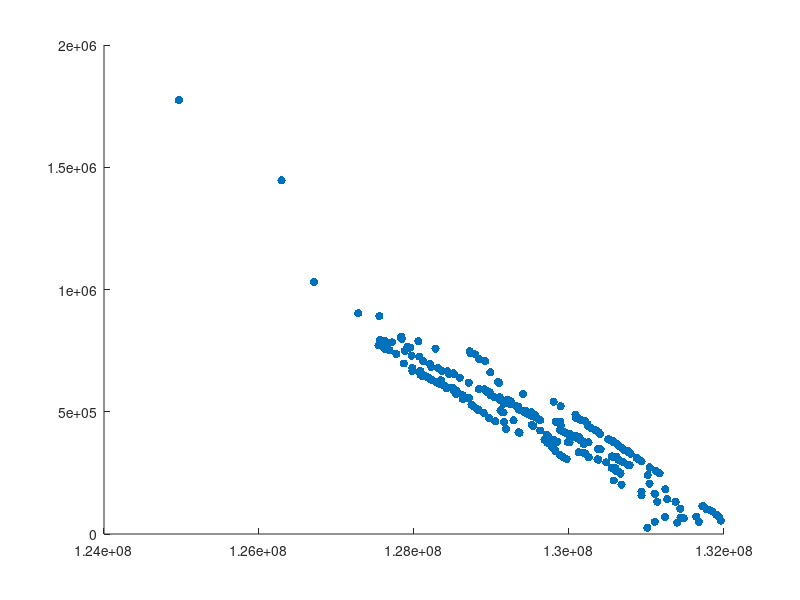

Here is the MATLAB script that generated this plot:


%%%%CCT policy

X5=[129684209.461243
129688015.143852
130935206.110410
129688015.143852
130576789.209286
129762358.786347
127841779.286662
129348553.601994
128420001.626443
130576789.209286
129348898.322008
131009842.504169
129688015.143852
129162107.498094
129691664.796918
128343588.616228
128823353.763608
130935203.022831
130553878.735984
129687955.369465
130576789.209286
129691664.796918
127841855.951053
127841779.286662
128354213.405985
128773828.131464
129348898.322008
128828076.324028
130576789.209286
129968386.697445
130576788.727830
129687506.496158
129687955.369465
128767409.220633
129691664.796918
129812499.696958
128767412.727355
128768307.379744
129691664.796918
129762358.786347
128524239.156904
130554374.010206
129686219.733710
130678814.241210
128080237.796167
129186019.705383
130935206.110410
127841896.378243
130578704.191142
129822512.793495
129723792.370494
127842571.913502
129968385.324409
128826454.626916
130935693.622122
128518500.228927
129693689.769516
129688016.020517
128826345.051910
129187269.925135
128522502.115447
129187723.893775
127835897.780434
128352274.301762
128343588.616228
128742215.308079
128543482.460941
129687955.369465
128056129.980272
127835933.901087
129688016.020517
130935226.172278
128898837.961530
128769687.085053
128524239.156904
129781040.374595
129187634.483718
127841896.378243
129688015.143852
130576789.209286
128968619.411258
127835983.196914
128814134.844830
129361941.952675
128895878.952262
129046515.551715
128626996.007133
129762358.786347
126708668.559962
130935206.110410
128766055.925544
124966838.443570
130678814.241210
127279922.666874
129917515.452006
130935693.622122
126289863.145884
129885841.370294
129968385.324409
128741988.101332];

X1=[130636933.170391
131242656.596668
128919137.244222
129405248.332553
130636933.170391
130376014.027991
130082868.963405
130269374.867943
130636933.170391
131789960.024688
130566966.790090
131780389.755852
130872002.271395
130760503.794453
130792341.677766
131789960.024688
130872002.271395
130769741.225466
131960583.841683
130127719.654836
131041065.688478
128984064.672407
130871971.154634
130936669.212095
130633439.147787
130085624.017290
130763668.269068
131169870.922907
131794754.310594
130271122.460747
131780389.755852
128919137.244222
129085008.460876
128787281.173755
129405248.332553
130871971.154634
130570028.475064
128984064.672407
131781136.555732
131042003.339888
129085008.460876
130346294.052042
128718617.147498
130535542.806469
128984064.672407
130241508.121045
129097476.828402
130206036.278505
131789960.024688
130628101.476210
131904203.776541
130093678.149993
130158173.499227
130788596.161946
130399900.317312
130684731.065925
130636933.170391
130236537.767390
131780389.755894
131123648.304373
130872009.564386
131901510.977747
130362102.455010
131242571.809795
128919137.244222
131844494.663973
128718617.147498
130875954.095591
131721932.219724
131730762.321783
130636933.170391
128729058.330097
129802845.573236
130885880.291561
130271097.604550
128915271.654802
130129215.838567
129891441.239896
131932262.138505
130127714.168462
131266100.201224
128278870.187441
128729058.330097
130345522.304074
130129204.155326
130885880.291561
130696158.947123
130706400.788866
130785411.230122
130665064.501684
130636933.170391
130505237.952602
130886346.391335
130788612.045349
130279544.049387
130158171.552138
130566909.136694
130158305.925086
128836587.939984
130598195.648980];

X2=[129577956.038981
130035671.889272
131674988.587793
131239155.696720
130035671.020908
129577956.038981
129569182.875778
129577956.306717
129577956.038981
127563407.742741
129469089.194750
130701112.263412
129501672.645446
130692234.965748
129569182.875778
129577743.786865
129250087.460500
129442315.122190
129569182.875778
130758622.817643
129250169.229497
130580162.569265
130640446.678812
131239155.696720
131015483.581651
128509606.318221
127561450.663238
129352884.417158
129247439.146155
129577953.093888
128360974.973284
129577743.786865
129569182.875778
129577760.924645
131437605.718153
129577956.038981
129537123.572230
129577955.503510
129513192.586355
127880120.044160
130701057.583326
129906256.615213
130139429.491960
130654171.776650
129469091.510453
130019006.136726
129577760.924645
129577195.377892
130104338.320256
129440101.830298
130127777.246472
129577743.786865
130694361.083635
130700773.871113
129885165.141405
127564386.277224
128506526.759496
130703733.911806
130689769.096830
128515406.804064
129577606.684623
130703660.313188
129352884.417158
130373893.874621
129577760.924645
130758622.817643
129206423.794896
129568969.241713
129952231.476873
130192551.631274
130654166.154815
130654171.776650
130701057.583326
127715670.551450
130152758.326574
130576204.485725
130101895.193623
129469110.036071
129349379.109839
131481551.769027
130700773.871113
130692195.578498
130380826.837559
130701397.910127
130192551.631274
129577195.377892
127625761.837709
130759979.571521
130651935.632667
129577760.924645
129577956.038981
129537123.572230
129917392.261814
129250169.229497
129578579.666058
130758589.079547
130701149.583316
131448324.238598
129996861.280225
129419145.818135];


X3=[128928801.827516
127678799.850460
128706277.684300
129889015.844492
129105650.286622
129566335.243150
127948076.416684
128452044.743803
130149850.101286
128115352.614460
128977798.154085
128115335.395929
127969730.380367
131395694.768117
129105373.587274
128918667.800617
129890342.199475
129320946.476582
127969730.380367
131108140.094990
127917399.014005
128939232.966204
128835976.627116
129888689.281242
128115354.836206
129629598.982425
130249614.878172
129034617.887681
129891023.036988
129512734.585747
129620045.578902
130250747.424209
130636659.759675
130249614.878172
128207953.487313
128919799.799937
129105373.587273
129980857.224805
129578993.154422
129324253.093996
130613792.320633
130091780.839124
129888689.281242
130636561.205372
129586123.075605
128931054.629733
130636489.708010
129830128.702722
130191116.017968
128122211.392446
129980288.653655
129103133.568161
128706277.684300
128938137.273745
130250033.880571
129107119.037407
128706277.684300
129895348.407304
130554720.874374
128315789.285472
130408073.460708
130780603.995357
129887048.617272
129982435.854637
130637405.767661
129156667.647118
128928801.827516
130249614.325171
128928801.827516
129981142.065617
129361314.812581
128429422.559732
130636561.205372
128222190.266834
129246032.388586
128309929.630444
128592223.112840
128988975.425987
128066396.943296
127949470.131925
127969730.380367
128835976.627116
127969725.936868
129436606.869151
130134298.553453
129620046.687021
130250034.985929
127554333.145916
129107000.881929
127969730.380367
129100894.458634
128935952.457280
129344197.497158
130191080.114882
130782596.115756
128909121.604724
130249614.878172
130017350.347593
131395694.768117
129566335.243150];

X4=[129984277.091443
131036970.373033
128177059.132837
128088896.816846
128709651.634948
129154215.400940
130379340.001395
129519809.909928
128400029.650276
128503316.998578
128108107.076450
130644930.813470
130478820.544070
128630927.663833
128177091.207792
129714003.466198
128309611.526900
129519805.815414
131434365.797842
128186041.334918
129533705.420173
130257035.883783
127683694.232124
129984277.091443
131108841.412695
131138375.382325
127977401.556649
128177091.207792
128069727.410436
131374755.128526
130599534.209833
130367382.006532
131103336.598466
129533748.998623
128069727.410436
130192163.021083
128281143.097027
128702905.531256
128154191.874323
128709550.977977
128177060.347797
128238661.899149
128089220.290392
128206483.045511
129154215.400940
131374755.128526
130593888.735869
130660360.138904
131374755.128526
129626142.071602
128238661.899149
128702100.176040
128174571.865821
129984271.117418
129734764.573482
127574330.498435
128309123.614185
129727939.279931
129534886.511229
128369809.095813
130663813.602431
128400029.650276
130176849.434765
127606689.098025
130660119.139332
128333261.771857
127635470.051270
130603997.837817
129713895.768927
127772765.879910
128154191.874323
129984062.026539
131103336.598466
127542573.861980
129846061.023928
128238661.899149
128550812.727258
128309611.526900
129116236.034889
130208569.825898
128328613.843020
129537297.773004
129984062.026539
127870103.174541
129849298.547624
130006288.875484
130192036.522356
130192163.021083
128069727.410436
127976983.394790
128457122.761137
129805331.614320
129283766.227733
128238663.035193
131641918.578511
130196118.041466
130600875.803295
129135371.452024
130124805.244274
128503316.998578];



%%%%%%%%%%%%%%%%%%%%%%%%%%%%%%%%%%%%%%%%%%%%%%%%%%%%%%%%%%%%
Y5=[385283.451695329
383767.901132959
172469.443466977
383767.901132959
268224.201079264
364802.322060748
798012.573088942
416044.529538058
596466.888052286
268224.201079264
415992.723627910
25507.6800011993
383767.901132959
457868.702229615
382667.694485861
629010.292273163
510254.729323587
172469.907146621
268635.024409935
383784.947374659
268224.201078879
382667.694485861
797971.875936967
798012.573088942
625337.779266047
521203.424048125
415992.723627910
507800.194120428
268224.201079264
306629.660541999
268224.274136966
383852.573744015
383784.947374659
522463.330591872
382667.694485861
346249.136946570
522462.802284629
522328.017899345
382667.694485861
364802.322060748
581852.144184500
268559.858512969
384038.394374011
201992.989703749
667262.768717550
429998.116259514
172469.443466977
797965.298330792
218757.574176856
339524.466701350
372364.528040862
797855.387033208
306629.870773359
508242.342977936
158117.876426656
583658.535329085
382158.126838032
383767.769056167
508258.856218321
429809.192477439
582352.491168756
429690.678018795
807880.468027656
625768.171656425
629010.292273154
527788.515397685
571980.821641464
383784.947374647
788557.918895689
807672.162303861
383767.769056167
172397.614445770
495776.169411289
522057.015535924
581852.144184500
355823.965319053
429753.579229382
797965.298330792
383767.901132958
268224.201078879
474028.450199647
799075.439412571
511521.318963573
414032.474135608
496333.776178834
460604.969912053
551847.135877073
364802.322060748
1030929.15013563
172469.443466977
522941.108466593
1774082.60459119
201992.989703749
902877.053167164
315541.479581153
158117.876426656
1446034.85119789
323241.648846767
306629.870773295
527822.706730460]; 

Y1=[361898.654146677
182504.444849918
707078.585322148
573017.059913767
361898.654146677
417932.155032953
488679.214958123
436591.008861002
361898.654146677
100270.040566120
382013.323097291
100417.926997506
311412.380258001
338407.316305432
328521.837855288
100270.040566117
311412.380258001
333520.042948513
54955.3416689603
469524.687636166
272182.442694378
660826.469079122
311419.063639292
296999.866509941
363253.554993842
487232.943871070
334474.605920187
247750.271559888
100199.772403114
436152.825709273
100417.926997506
707078.585322148
622564.649371003
734644.192519437
573017.059913767
311419.063639292
376267.095199331
660826.469079122
100406.021034756
271366.365998890
622564.649370901
424002.561059958
747114.249317028
383673.121006827
660826.469078985
442162.160957080
618331.743134282
462177.677440965
100270.040566120
364391.934365527
78515.0347560060
472394.795586288
464747.519965418
331017.117394012
408887.331829751
351633.394205296
361898.654145885
450574.470888595
100417.926992758
257964.935553233
311410.813840511
78528.2495899150
420919.628584384
182591.351023208
707078.585322147
92550.8943370434
747114.249317028
310563.590837983
114083.749566904
113890.397826471
361898.654146677
739365.604611239
541013.465325118
308431.592251200
436159.144116246
707840.282926661
468788.480232745
522738.349542531
71743.2518266158
469525.530396295
142370.543094445
758420.862143896
739365.604611242
424173.218608536
468790.275234439
308431.592251137
348430.962402321
344368.156921103
333275.483285136
355907.086956165
361898.654146573
387508.916416770
307846.915689432
331013.752710998
434435.261349170
464747.937854120
382026.677720736
464721.009974972
715861.021543731
372679.834007453];

Y2=[477748.952080892
401960.631260094
49230.1199262642
69073.1258748901
401960.766960426
477748.952080892
479190.200322267
477748.908097961
477748.952080892
794328.332481598
490499.862981844
292981.015992625
486160.671166901
294432.763575582
479190.200322267
477765.695499945
541973.219632588
497702.848472079
479190.200322372
284084.835930319
541960.875823311
312849.775416189
305404.054656087
69073.1258748901
240790.006424902
656581.602384535
794683.101104604
509875.336498801
542373.007883827
477749.435898617
666300.304690643
477765.695499825
479190.200322267
477762.880459019
66959.8862462491
477748.952080906
481551.063805453
477749.040047703
483441.214442484
748780.506794014
292994.226025378
421824.183964062
385509.075792804
300941.960669645
490499.501114203
407844.565825938
477762.880459019
477855.776809582
391274.023269327
498045.220319959
387423.365047457
477765.695499944
294079.953886013
293285.336008672
425442.264606046
794150.986915857
656741.101823574
292524.617188714
295093.404232944
654716.726249283
477788.215827351
292560.369483959
509875.336498801
346989.610577760
477762.880459133
284084.835930319
548564.662329409
479206.996455972
414513.225301169
367009.147046664
300942.884320336
300941.960669661
292994.226025378
783676.466065910
383338.975432966
313565.733995020
391667.678214947
490496.606173198
510577.628618923
64145.4038351715
293285.336008672
294439.299525342
346106.476720635
292912.256027883
367009.147046664
477855.776809582
788798.542166712
283557.843374642
301505.161902173
477762.880459019
477748.952080892
481551.063805453
420612.061027055
541960.875823311
477564.236196735
284090.344897637
292974.829428436
66850.0029614735
411116.686967518
498304.352913950];

Y3=[587340.634063145
780816.944683951
618986.855402882
458669.441460465
559227.197950920
485389.196976919
762729.443272660
652813.971590929
386636.708881360
706543.550629039
579746.677642658
706546.298369373
729781.988315406
46781.8639519604
559271.157343808
588332.850374003
446534.568826307
523086.083074255
729781.988315406
50160.5162690066
766225.452415872
581723.271005259
592847.031741040
458720.221189798
706543.196081976
465430.212364389
375355.345757828
560393.484010664
446264.848634557
498071.147707128
466542.427547233
375174.054073170
304148.142537310
375355.345757826
694738.958677842
588151.634431085
559271.157343987
408795.082049007
475305.681126820
522434.334200963
315727.021831933
400527.507563029
458720.221189917
304155.766195932
474940.195855457
586978.819164413
304167.194723113
459750.247763893
378030.287686756
705944.790342224
408885.825709906
559485.136609547
618986.855402932
581998.444504372
375190.141933438
548280.355246423
618986.855402882
444691.121179153
317149.518245371
677485.211041395
346340.143654327
282314.042781110
459374.578021047
408710.036762626
303798.776704267
532600.219192418
587340.634063145
375355.434279157
587340.634063148
408749.621601726
507008.179494374
665691.552050663
304155.766195932
682579.993038475
531111.892597684
678397.028827964
639107.329192794
567129.596205331
725835.759516925
762517.250428106
729781.988315406
592847.031741040
729782.697409689
505084.842499422
395041.749701308
466542.250430296
375189.964969767
891363.735082725
558833.637488349
729781.988315406
559701.368232286
586526.510211638
520680.361192890
378036.021632253
280885.750567206
591577.525804244
375355.345757828
404336.285869860
46781.8639519604
485389.196976917];

Y4=[376002.322724975
206334.345865468
640997.177486389
660618.707754522
555163.554937744
496929.278459509
303299.582843174
446217.447964951
606738.179239002
597312.185042607
646140.208831131
254489.519525624
292643.117560241
567067.916918259
640992.249235318
406635.389341997
616303.600402417
446218.072266127
103703.561635793
639617.080511732
443399.659545099
313341.192793524
751983.370073050
376002.322724975
163878.527688536
131635.040000531
665908.282500703
640992.249235292
663558.582685765
131408.003567832
269640.068464993
305497.586028594
165558.059632419
443392.993956020
663558.582685767
330915.558607099
622409.800342132
555939.840567712
644510.684484833
555183.734484828
640996.990810212
628744.049231244
648996.672235781
632323.104310629
496929.278459352
131408.003567832
270426.167920306
250256.460067362
131408.003567832
423350.246825748
628744.049231244
556101.932581514
641379.340955402
376003.421473889
395407.304690458
770934.944338658
616360.690647210
400962.865017632
443167.064562285
611229.327608285
246903.305355473
606738.179239002
333231.796348186
762030.659883876
250366.447344721
613617.458512823
755030.413011049
258845.563594321
406653.728283994
736205.504254577
644510.684484777
376041.877685934
165558.059632419
771002.466683075
378296.686635460
628744.049231244
585443.036819126
616303.600402165
505873.855797669
328853.916469053
614375.642386025
442135.600509276
376041.877685934
697448.962047047
377402.520158229
375561.489359063
330958.557336712
330915.558607099
663558.582685772
678945.723213722
599221.545143286
384637.116311659
464750.832024364
628743.871709956
70939.4920591459
329349.846870616
260000.688363768
499925.535304806
334077.630833627
597312.185042613];

scatter([X1,X2,X3,X4,X5],[Y1,Y2,Y3,Y4,Y5],"filled");





